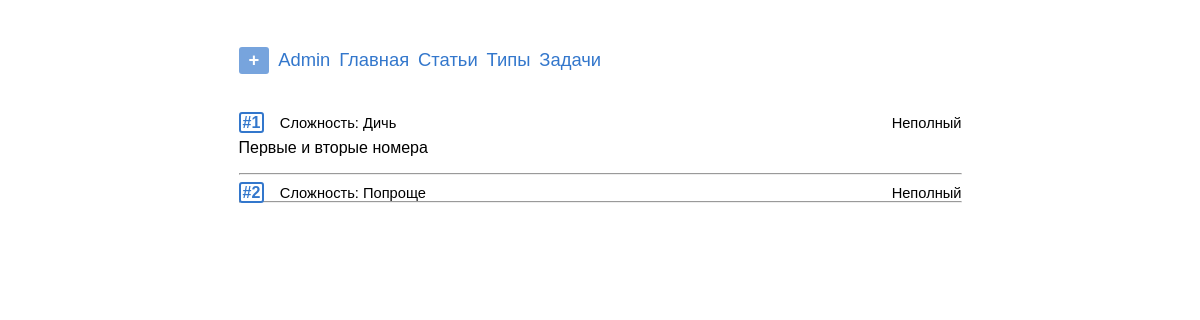
/variants/, run on an earlier commit of the app's database.
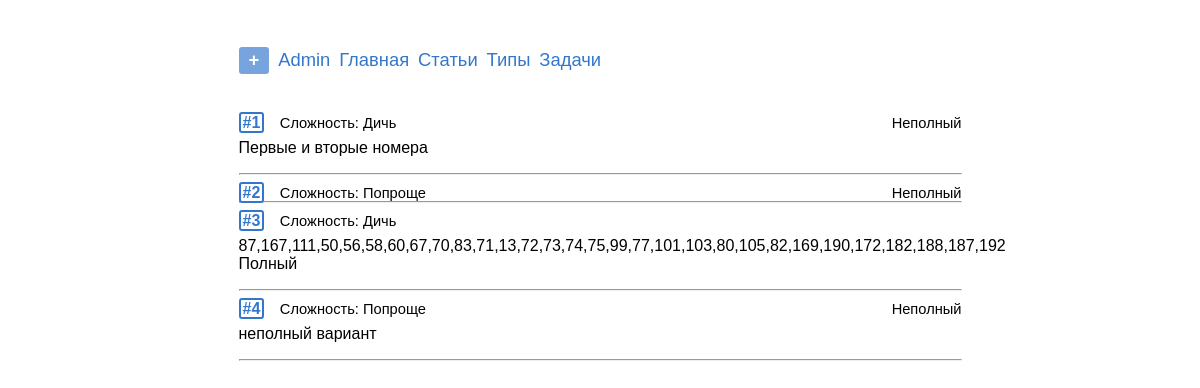
And on a later commit of the database.
### variants/models.py (models this page shows, shortened)
class Variant(models.Model):
    objects = VariantManager()
    COMLEXITIES = ('Попроще', 'Нормально', 'Посложнее', 'Дичь')
    CHOICES = [(elem, elem) for elem in COMLEXITIES]
    problems = models.ManyToManyField(Problem,
                                      verbose_name='задачи')
    text = models.TextField('комментарии', blank=True, null=True)
    complexity = models.CharField('сложность', choices=CHOICES, max_length=100)
    is_full = models.BooleanField('полный вариант', default=True)
    show_answers = models.BooleanField('показать решения', default=True)
    class Meta:
        verbose_name = 'вариант'
        verbose_name_plural = 'варианты'
        default_related_name = 'variants'

### variants/views.py (the view)
# urls.py: path('', views.VariantsView.as_view(), name='list'),
class VariantsView(ListView):
    model = Variant
    template_name = 'variants/variants_list.html'
    context_object_name = 'variants'
    def get_queryset(self):
        return Variant.objects.list()

### problems/templatetags/markdown_extras.py (called while the page is built)
@register.filter()
@stringfilter
def markdown(value):
    return md.markdown(value, extensions=['markdown.extensions.fenced_code'])

### variants/managers.py (called while the page is built)
    def list(self):
        return (
            self.get_queryset()
                .only('id', 'complexity', 'text')
        )

### templates/variants/variants_list.html (shortened to what this page needs)
{% extends "base.html" %}
{% load markdown_extras %}
{% load static %}
{% block content %}
  {% for variant in variants %}
    <div class="rel">
      <div class="id-in-list">
        <a href="{{variant.get_absolute_url}}"><b class='id-number'>#{{variant.id}}</b></a>
        <span class="compl">Сложность: {{variant.complexity}}</span>&nbsp;
        <span class="compl no-solution">{% if not variant.is_full %}Неполный{% endif %}</span>
      </div>
    <div>{{variant.text|markdown|safe}}</div>
    </div><hr>
{% empty %}
  <p>Ничего не нашлось {{":("}}</p>
  <p>Попробуйте другой фильтр.</p>
{% endfor %}
{% endblock %}

### templates/base.html (shortened to what this page needs)
{% load static %}
<!DOCTYPE html>
<html lang="ru">
  <head>
    <link rel="stylesheet" href="{% static 'css/style.css'%}" type="text/css">
  </head>
  <body>
    <header>
      {% include "includes/nav.html" %}
    </header>
    <main>
      {% block content %}Пусто :({% endblock %}
    </main>
  </body>
</html>

### templates/includes/nav.html (shortened to what this page needs)
<nav class="no-print">
  <a class="lnk_btn" href="/admin/problems/problem/add/" title="Добавить задачу">+</a>&nbsp;
  <a href="/admin/">Admin</a>&nbsp;
  <a href="/"{% if request.path == '/' %}class='current_nav'{% endif %}>Главная</a>&nbsp;
  <a href="/articles/"{% if '/articles' in request.path %}class='current_nav'{% endif %}>Статьи</a>&nbsp;
  <a href="{% url 'typesinege:list'%}"{% if '/types/' in request.path %}class='current_nav'{% endif %}>Типы</a>&nbsp;
  <a href="{% url 'problems:list'%}"{% if '/problems/' in request.path %}class='current_nav'{% endif %}>Задачи</a>&nbsp;
</nav>

### static/css/style.css (style rules this page uses)
html { overflow-y: scroll; }
body { -webkit-hyphens: auto; -moz-hyphens: auto; -ms-hyphens: auto; hyphens: auto; margin: 0px auto; width: 723px; max-width: 100%; font-family: Tahoma, Arial; text-align: justify; font-size: 12pt; margin-bottom:10ex; }
.id-number { border: 2px solid #3377cc; border-radius: 3px; padding: 0px 2px 0px 2px; }
.rel { position: relative; }
.id-in-list { margin-bottom:-10px; display: flex; flex-wrap: wrap; align-items: center; line-height: 15pt; }
.compl { padding-left:2ex; font-size: 11pt; font-family: Arial; }
.no-solution { margin-left:auto; order:2; }
a { text-decoration: none; color: #3377cc; }
nav { margin: 5ex 0 4ex 0; }
nav a { line-height: 2em; font-size: 115%; -webkit-hyphens: none; -moz-hyphens: none; -ms-hyphens: none; hyphens: none; }
nav a.lnk_btn { display: inline-block; border-radius: 3px; background-color: #3377ccaa; font-weight:900; color: white; line-height:inherit; padding: 2px 10px 3px; }

What changed in the data, as far as the page shows it:
added Variant: id "3", complexity "Дичь", text "87,167,111,50,56,58,60,67,70,83,71,13,72,73,74,75,99,77,101,103,80,105,82,169,190,172,182,188,187,192 Полный"
added Variant: id "4", complexity "Попроще", is_full "Неполный", text "неполный вариант"
